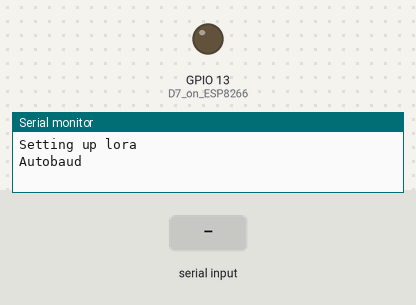
The sketch below on a simulated ESP32. Shown: output pins drawn as LEDs (lit = HIGH), the last lines printed to the serial monitor. The test bench sets the inputs (shaded band).

Above: at 1.8 s.
1.9 s: "ok\n" received over the second serial link
At 2.4 s:
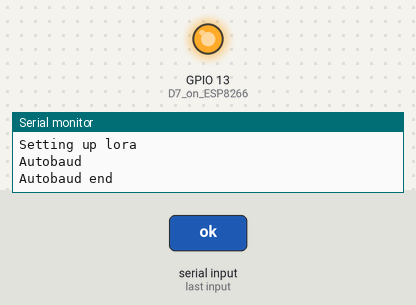
4.4 s: "1\n" received over the second serial link
Timing chart, 0 to 7.4 s (numbered marks = the images above; inputs shaded):
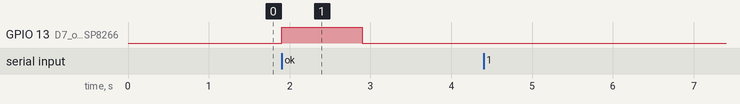

The sketch:

LoraESP32-TX.ino
```cpp
/*
 * Lora to Lora (P2P) using RN2483 and ESP8266
 * This sketch will transmit a lora message with payload "20" every 2 seconds.
 * An LED will blink every time a package is sent. Payload and package ID is printed on serial monitor.
 *
 * Code based on JP Meijers code from 30 September 2016
 * MN Petersen, Aug 2020
 *
 * CONNECTIONS:
 * RN2483 - ESP8266:
 * TX     - D5
 * RX     - D6
 * 3V3    - 3V3
 * GND    - GND
 *
 * D7 on ESP8266 is connected to anode (long leg) on LED. Insert resistor between cathode and GND on ESP8266.
 *
 */

#ifdef ESP32
  #define RXD2 16
  #define TXD2 17
#else
  #include <SoftwareSerial.h>
  SoftwareSerial Serial2(16, 17, false, 128); // (rxPin (D5), txPin (D6), inverse_logic, buffer size);
#endif


//SoftwareSerial Serial2(18,19,false);
//SoftwareSerial Serial2(16, 17, false, 128); // (rxPin (D5), txPin (D6), inverse_logic, buffer size);
//SoftwareSerial Serial2(18,19,false);

String msg;
String str;
int packageID = 0;

void setup() {
  //output LED pin
  pinMode(13, OUTPUT);  // D7 on ESP8266
  led_off();

  // Open serial communications and wait for port to open:
  Serial.begin(9600);  // Serial communication to PC
  Serial.println("Setting up lora");

  //Serial2.begin(9600);  // Serial communication to RN2483
  Serial2.begin(9600, SERIAL_8N1, RXD2, TXD2);
  Serial2.setTimeout(1000);
  lora_autobaud();

  led_on();
  delay(1000);
  led_off();

  Serial.println("Initing LoRa");

  //Serial2.listen();
  str = Serial2.readStringUntil('/n');
  Serial.println(str);
  Serial2.println("sys get ver");
  str = Serial2.readStringUntil('\n');
  Serial.println(str);

  Serial2.println("mac pause");
  str = Serial2.readStringUntil('\n');
  Serial.println(str);

//  Serial2.println("radio set bt 0.5");  // Uncomment if we want to use FSK
//  wait_for_ok();

  Serial2.println("radio set mod lora"); // Comment if we want to use FSK
  str = Serial2.readStringUntil('\n');
  Serial.println(str);

  Serial2.println("radio set freq 869100000");
  str = Serial2.readStringUntil('\n');
  Serial.println(str);

  Serial2.println("radio set pwr 14");  //max power 14 dBm
  str = Serial2.readStringUntil('\n');
  Serial.println(str);

  Serial2.println("radio set sf sf12");
  str = Serial2.readStringUntil('\n');
  Serial.println(str);

  Serial2.println("radio set afcbw 41.7");
  str = Serial2.readStringUntil('\n');
  Serial.println(str);

  Serial2.println("radio set rxbw 125");
  str = Serial2.readStringUntil('\n');
  Serial.println(str);

//  Serial2.println("radio set bitrate 50000");
//  wait_for_ok();

//  Serial2.println("radio set fdev 25000");
//  wait_for_ok();

  Serial2.println("radio set prlen 8");
  str = Serial2.readStringUntil('\n');
  Serial.println(str);

  Serial2.println("radio set crc on");
  str = Serial2.readStringUntil('\n');
  Serial.println(str);

  Serial2.println("radio set iqi off");
  str = Serial2.readStringUntil('\n');
  Serial.println(str);

  Serial2.println("radio set cr 4/5");
  str = Serial2.readStringUntil('\n');
  Serial.println(str);

  Serial2.println("radio set wdt 60000"); //disable for continuous reception
  str = Serial2.readStringUntil('\n');
  Serial.println(str);

  Serial2.println("radio set sync 12");
  str = Serial2.readStringUntil('\n');
  Serial.println(str);

  Serial2.println("radio set bw 125");
  str = Serial2.readStringUntil('\n');
  Serial.println(str);

  Serial.println("starting loop");
}

void loop() {
  led_on();
  msg = "4112345678";
  Serial.print("packageID = ");
  Serial.println(packageID);
  Serial.print("Message:");
  Serial.println(msg);
  Serial2.print("radio tx ");
  Serial2.println(msg);
  //Serial2.println(packageID);
  str = Serial2.readStringUntil('\n');
  Serial.println(str);
  str = Serial2.readStringUntil('\n');
  Serial.println(str);
  led_off();
  delay(1000*60*0.5);
  packageID = packageID + 1;
}

void lora_autobaud()
{
  Serial.println("Autobaud");
  String response = "";
  while (response=="")
  {
    delay(1000);
    Serial2.write((byte)0x00);
    Serial2.write(0x55);
    Serial2.println();
    Serial2.println("sys get ver");
    response = Serial2.readStringUntil('\n');
  }
  Serial.println("Autobaud end");
}

/*
 * This function blocks until the word "ok\n" is received on the UART,
 * or until a timeout of 3*5 seconds.
 */
int wait_for_ok()
{
  str = Serial2.readStringUntil('\n');
  if ( str.indexOf("ok") == 0 ) {
    return 1;
  }
  else return 0;
}

void led_on()
{
  digitalWrite(13, 1);
}

void led_off()
{
  digitalWrite(13, 0);
}
```

Measured:
- after the input at 1.9 s, GPIO 13 (D7_on_ESP8266): LOW → HIGH at once, → LOW 1.0 s later
